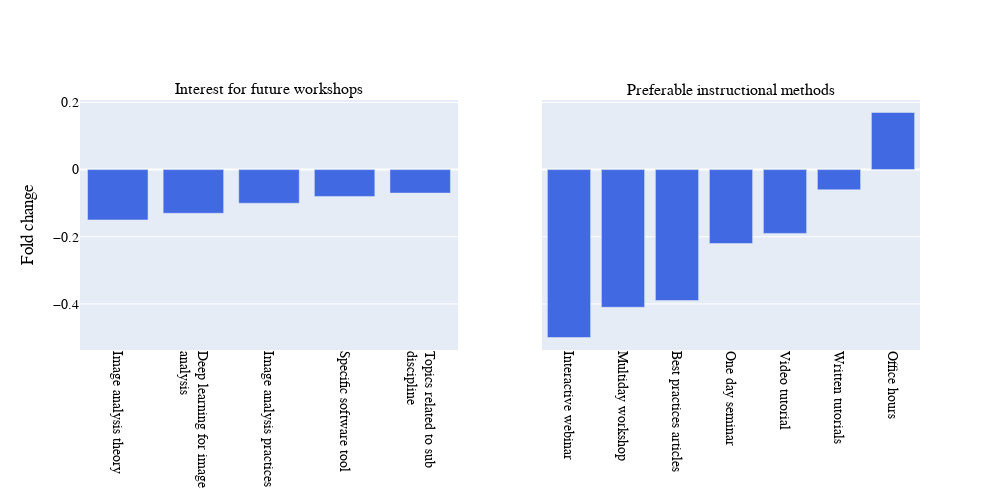

Notebook source saved alongside this figure:
### Markdown cell above
#### Figure

### Code cell
int_top_subplots = make_subplots(rows=1, cols=2, shared_yaxes='all', subplot_titles=('Interest for future workshops', 'Preferable instructional methods'))

int_top_subplots.add_trace(go.Bar(x=fold_change_top.index.map(customwrap), y=fold_change_top['fold'], orientation='v',showlegend=False, marker_color='royalblue', yaxis='y1'), 1,1)
int_top_subplots.add_trace(go.Bar(x=fold_change_int.index.map(customwrap), y=fold_change_int['fold'],orientation='v',showlegend=False, marker_color='royalblue'), 1,2)

int_top_subplots.update_layout(width=1000, height=500)
int_top_subplots.update_xaxes(categoryorder ='total ascending', tickangle = 90)
int_top_subplots.update_layout(yaxis1 =(dict(title='Fold change')))
int_top_subplots.update_layout(font=dict(family='Helvetica', color="Black", size=14), legend=dict(title_font_family = 'Helvetica', font=dict(size=16, color="Black")))

### Figure 1 — Plotly figure (JSON) as saved in the notebook; plotly's stock layout.template omitted (floating-point values rounded to 4 significant figures)
{"data": [{"marker": {"color": "royalblue"}, "orientation": "v", "showlegend": false, "type": "bar", "x": ["Image analysis theory", "Image analysis practices", "Topics related to sub<br>discipline", "Specific software tool", "Deep learning for image<br>analysis"], "xaxis": "x", "y": [-0.15, -0.1, -0.07, -0.08, -0.13], "yaxis": "y"}, {"marker": {"color": "royalblue"}, "orientation": "v", "showlegend": false, "type": "bar", "x": ["Best practices articles", "Written tutorials", "Video tutorial", "Interactive webinar", "Office hours", "One day seminar", "Multiday workshop"], "xaxis": "x2", "y": [-0.39, -0.06, -0.19, -0.5, 0.17, -0.22, -0.41], "yaxis": "y2"}], "layout": {"annotations": [{"font": {"size": 16}, "showarrow": false, "text": "Interest for future workshops", "x": 0.225, "xanchor": "center", "xref": "paper", "y": 1, "yanchor": "bottom", "yref": "paper"}, {"font": {"size": 16}, "showarrow": false, "text": "Preferable instructional methods", "x": 0.775, "xanchor": "center", "xref": "paper", "y": 1, "yanchor": "bottom", "yref": "paper"}], "font": {"color": "Black", "family": "Helvetica", "size": 14}, "height": 500, "legend": {"font": {"color": "Black", "size": 16}, "title": {"font": {"family": "Helvetica"}}}, "width": 1000, "xaxis": {"anchor": "y", "categoryorder": "total ascending", "domain": [0, 0.45], "tickangle": 90}, "xaxis2": {"anchor": "y2", "categoryorder": "total ascending", "domain": [0.55, 1], "tickangle": 90}, "yaxis": {"anchor": "x", "domain": [0, 1], "title": {"text": "Fold change"}}, "yaxis2": {"anchor": "x2", "domain": [0, 1], "matches": "y", "showticklabels": false}}}
